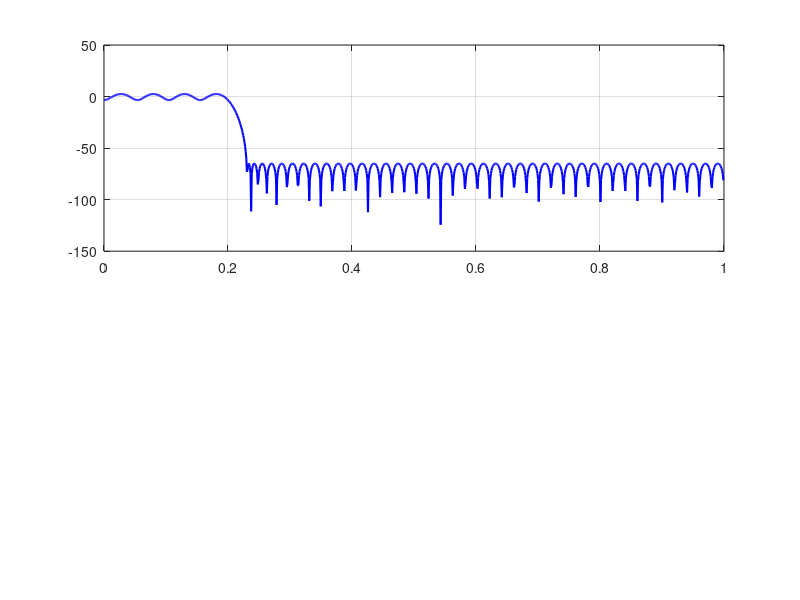

MATLAB code to generate this figure: (Note: this script raises an error after producing the figure.)
% =========================================================================
% Advanced VLSI - Course Project
% Phase 1: FIR Filter Design
% 
% Objective: Design a low-pass FIR filter
% - Taps: 100 (Iteratively optimized for 80dB attenuation)
% - Transition band: 0.2*pi ~ 0.23*pi rad/sample
% - Stopband attenuation: >= 80 dB
% =========================================================================

clear; clc; close all;

%% 1. Filter Specifications
N = 100;                % Initial number of taps (order = N-1)
Fpass = 0.2;            % Passband edge (normalized to pi)
Fstop = 0.23;           % Stopband edge (normalized to pi)
Apass = 1;              % Passband ripple (dB)
Astop = 80;             % Minimum stopband attenuation (dB)

% Since firpm requires frequencies normalized to 1 (Nyquist), multiply specs by 1
% Note: MATLAB firpm uses normalized frequency where 1.0 = Nyquist (pi rad/sample)
f = [0 Fpass Fstop 1];  % Frequency bands
m = [1 1 0 0];          % Desired magnitude response (1 for passband, 0 for stopband)

% Compute weights to enforce the 80dB stopband specification
% Weights are proportional to the inverse of the linear ripple target
delta_pass = (10^(Apass/20)-1) / (10^(Apass/20)+1);
delta_stop = 10^(-Astop/20);
w = [delta_stop/delta_pass 1]; % Emphasize stopband attenuation

%% 2. Design Filter (Parks-McClellan Remez Algorithm)
% The Parks-McClellan algorithm yields the optimal equiripple FIR filter
h_ideal = firpm(N-1, f, m, w);

%% 3. Frequency Response Analysis (Ideal / Unquantized)
[H, W] = freqz(h_ideal, 1, 1024);

% Plot the magnitude response
figure('Name', 'FIR Filter Frequency Response', 'Position', [100, 100, 800, 600]);
% Force Light Mode
set(gcf, 'Color', 'w');

subplot(2,1,1);
% Force Light Mode axes
set(gca, 'Color', 'w', 'XColor', 'k', 'YColor', 'k');

plot(W/pi, 20*log10(abs(H)), 'b', 'LineWidth', 1.5);
hold on;
grid on;

yline(-Astop, 'r--', 'Stopband Spec (-80dB)', 'LabelHorizontalAlignment', 'left');
xline(Fpass, 'k:');
xline(Fstop, 'k:');
text(Fpass - 0.01, -40, sprintf('Passband\nEdge (0.2\\pi)'), 'HorizontalAlignment', 'right', 'VerticalAlignment', 'middle', 'BackgroundColor', 'w');
text(Fstop + 0.01, -40, 'Stopband Edge (0.23\pi)', 'HorizontalAlignment', 'left', 'VerticalAlignment', 'middle', 'BackgroundColor', 'w');

title(sprintf('Ideal %d-Tap FIR Filter Magnitude Response', N));
xlabel('Normalized Frequency (\times\pi rad/sample)');
ylabel('Magnitude (dB)');
axis([0 1 -120 10]);

% Analyze constraints to see if 100 taps is sufficient
stopband_attenuation_achieved = -max(20*log10(abs(H(W/pi >= Fstop))));
fprintf('\n--- Filter Design Summary ---\n');
fprintf('Number of Taps:            %d\n', N);
fprintf('Stopband Atten Spec:      > 80.00 dB\n');
fprintf('Stopband Atten Achieved:    %.2f dB\n', stopband_attenuation_achieved);

if stopband_attenuation_achieved >= Astop
    fprintf('Result: Spec MET with %d taps.\n', N);
else
    fprintf('Result: Spec FAILED. Need more taps.\n');
    fprintf('Run an automated iteration to find minimum required taps...\n');
    
    % Auto-iterate to find the minimum number of taps to meet spec
    N_calc = N;
    while stopband_attenuation_achieved < Astop
        N_calc = N_calc + 1;
        h_ideal = firpm(N_calc-1, f, m, w);
        [H_calc, W_calc] = freqz(h_ideal, 1, 1024);
        stopband_attenuation_achieved = -max(20*log10(abs(H_calc(W_calc/pi >= Fstop))));
    end
    fprintf('Required number of taps to meet 80dB spec: %d\n', N_calc);
    
    % Update the design with the correct number of taps
    N = N_calc;
    h_ideal = firpm(N-1, f, m, w);
    [H, W] = freqz(h_ideal, 1, 1024);
    
    % Replot
    plot(W/pi, 20*log10(abs(H)), 'g', 'LineWidth', 1.5);
    legend(sprintf('Initial Attempt (N=100)'), sprintf('Successful Design (N=%d)', N), 'Location', 'SouthWest');
    title(sprintf('Ideal %d-Tap FIR Filter Magnitude Response', N));
end

%% 4. Impulse Response and Pole-Zero Plot
subplot(2,2,3);
set(gca, 'Color', 'w', 'XColor', 'k', 'YColor', 'k');
stem(0:N-1, h_ideal, 'Marker', '.', 'MarkerSize', 10);
title('Impulse Response (Coefficients)');
xlabel('Sample (n)');
ylabel('Amplitude');
grid on;

subplot(2,2,4);
set(gca, 'Color', 'w', 'XColor', 'k', 'YColor', 'k');
zplane(h_ideal, 1);
title('Pole-Zero Plot');

% Export the figure
exportgraphics(gcf, '../img/FIR_Filter_Frequency_Response.png', 'Resolution', 300, 'BackgroundColor', 'w');

%% 5. Save Coefficients for Next Stage
save('fir_coefficients_ideal.mat', 'h_ideal', 'N', 'Fpass', 'Fstop', 'Apass', 'Astop');
fprintf('\nSaved ideal filter design to fir_coefficients_ideal.mat\n');
